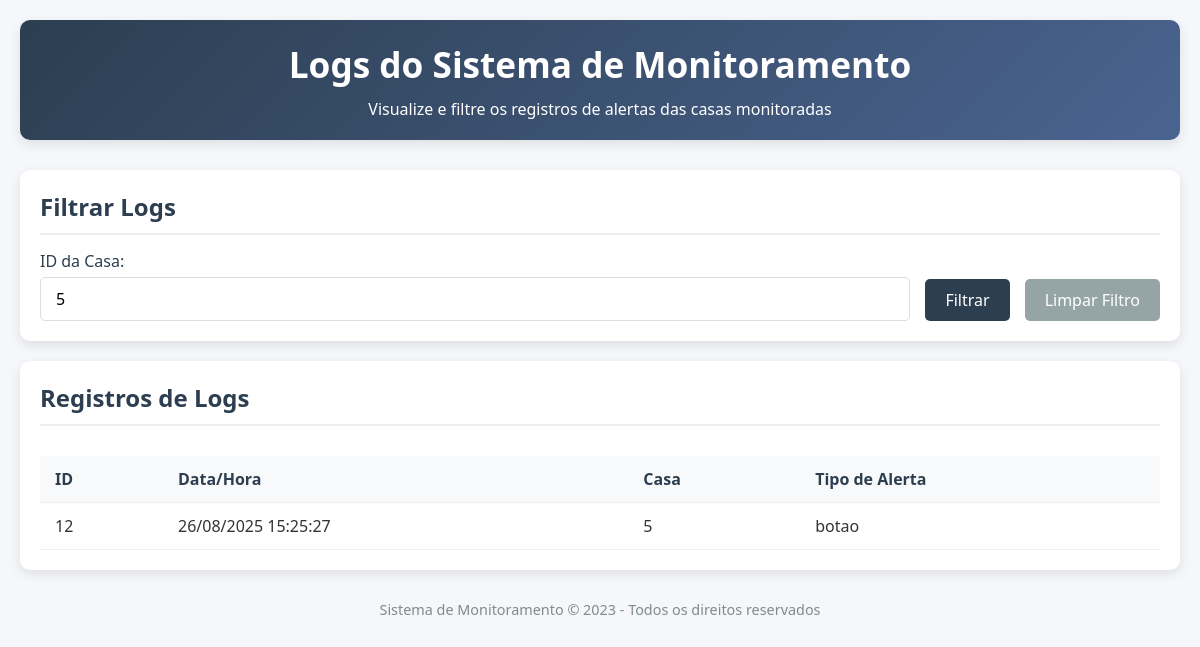
Screenshot of /logs?casa_id=5 with the database file from the repository.
### tables this page shows
CREATE TABLE sensor_logs (
            id INTEGER PRIMARY KEY AUTOINCREMENT,
            casa_id TEXT NOT NULL,
            tipo_alerta TEXT NOT NULL,
            data_hora DATETIME DEFAULT CURRENT_TIMESTAMP
        );

### server.py (the view)
@app.route('/logs', methods=['GET'])
def obter_logs():
    casa_id = request.args.get('casa_id')
    if casa_id:
        logs = sensor_controller.obter_logs_por_casa(casa_id)
    else:
        logs = sensor_controller.obter_todos_logs()
    logs_formatados = []
    for log in logs:
        log_dict = log.to_dict()
        if hasattr(log.data_hora, 'strftime'):
            log_dict['data_hora_formatada'] = log.data_hora.strftime('%d/%m/%Y %H:%M:%S')
        else:
            try:
                from datetime import datetime
                dt = datetime.fromisoformat(str(log.data_hora).replace('Z', '+00:00'))
                log_dict['data_hora_formatada'] = dt.strftime('%d/%m/%Y %H:%M:%S')
            except (ValueError, AttributeError):
                log_dict['data_hora_formatada'] = str(log.data_hora)
        logs_formatados.append(log_dict)
    return render_template('logs.html', logs=logs_formatados, casa_id=casa_id)

### controllers/sensor_controller.py (called while the page is built)
    def obter_logs_por_casa(self, casa_id):
        logs_data = self.db_handler.get_logs_by_casa(casa_id)
        logs = []
        for log_data in logs_data:
            logs.append(SensorLog(
                id=log_data[0],
                casa_id=log_data[1],
                tipo_alerta=log_data[2],
                data_hora=log_data[3]
            ))
        return logs

### database/dao.py (called while the page is built)
    def get_connection(self):
        return sqlite3.connect(self.db_name)

    def get_logs_by_casa(self, casa_id):
        select_query = '''
        SELECT id, casa_id, tipo_alerta, data_hora
        FROM sensor_logs
        WHERE casa_id = ?
        ORDER BY data_hora DESC
        '''
        with self.get_connection() as conn:
            cursor = conn.cursor()
            cursor.execute(select_query, (casa_id,))
            return cursor.fetchall()

### models/sensor_log.py (called while the page is built)
    def to_dict(self):
        return {
            'id': self.id,
            'casa_id': self.casa_id,
            'tipo_alerta': self.tipo_alerta,
            'data_hora': self.data_hora.isoformat() if isinstance(self.data_hora, datetime) else self.data_hora
        }

### templates/logs.html (shortened to what this page needs)
<!DOCTYPE html>
<html lang="pt-BR">
<head>
    <link rel="stylesheet" href="../static/css/logs.css">
</head>
<body>
    <div class="container">
        <header>
            <h1>Logs do Sistema de Monitoramento</h1>
            <p>Visualize e filtre os registros de alertas das casas monitoradas</p>
        </header>
        <section class="filter-section">
            <h2>Filtrar Logs</h2>
            <form class="filter-form" action="/logs" method="GET">
                <div class="form-group">
                    <label for="casa_id">ID da Casa:</label>
                    <input type="text" id="casa_id" name="casa_id" placeholder="Digite o ID da casa"
                           value="{{ casa_id if casa_id }}">
                </div>
                <button type="submit">Filtrar</button>
                <a href="/logs"><button type="button">Limpar Filtro</button></a>
            </form>
        </section>
        <section class="logs-section">
            <h2>Registros de Logs</h2>
            <div class="table-container">
                {% if logs %}
                <table class="logs-table">
                    <thead>
                        <tr>
                            <th>ID</th>
                            <th>Data/Hora</th>
                            <th>Casa</th>
                            <th>Tipo de Alerta</th>
                        </tr>
                    </thead>
                    <tbody>
                        {% for log in logs %}
                        <tr>
                            <td>{{ log.id }}</td>
                            <td>{{ log.data_hora_formatada }}</td>
                            <td>{{ log.casa_id }}</td>
                            <td>{{ log.tipo_alerta }}</td>
                        </tr>
                        {% endfor %}
                    </tbody>
                </table>
                {% else %}
                <div class="no-logs">Nenhum log encontrado.</div>
                {% endif %}
            </div>
        </section>
        <footer>
            <p>Sistema de Monitoramento &copy; 2023 - Todos os direitos reservados</p>
        </footer>
    </div>
</body>
</html>

### static/css/logs.css (style rules this page uses)
* { margin: 0; padding: 0; box-sizing: border-box; font-family: 'Segoe UI', Tahoma, Geneva, Verdana, sans-serif; }
body { background-color: #f5f7fa; padding: 20px; color: #333; }
.container { max-width: 1200px; margin: 0 auto; }
header { text-align: center; margin-bottom: 30px; padding: 20px; background: linear-gradient(135deg, #2c3e50, #4a6491); color: white; border-radius: 10px; box-shadow: 0 4px 12px rgba(0, 0, 0, 0.1); }
h1 { font-size: 2.2rem; margin-bottom: 10px; }
h2 { color: #2c3e50; margin-bottom: 15px; border-bottom: 2px solid #eee; padding-bottom: 10px; }
.filter-section { background-color: white; border-radius: 10px; padding: 20px; margin-bottom: 20px; box-shadow: 0 4px 12px rgba(0, 0, 0, 0.1); }
.filter-form { display: flex; gap: 15px; align-items: flex-end; flex-wrap: wrap; }
.form-group { display: flex; flex-direction: column; flex-grow: 1; }
label { margin-bottom: 5px; font-weight: 500; color: #2c3e50; }
input[type="text"] { padding: 10px 15px; border: 1px solid #ddd; border-radius: 5px; font-size: 1rem; transition: border-color 0.3s; }
button { padding: 10px 20px; background-color: #2c3e50; color: white; border: none; border-radius: 5px; cursor: pointer; font-size: 1rem; transition: background-color 0.3s; }
a button { background-color: #95a5a6; text-decoration: none; display: inline-block; }
.logs-section { background-color: white; border-radius: 10px; padding: 20px; box-shadow: 0 4px 12px rgba(0, 0, 0, 0.1); }
.table-container { overflow-x: auto; }
.logs-table { width: 100%; border-collapse: collapse; margin-top: 15px; }
.logs-table th, .logs-table td { padding: 12px 15px; text-align: left; border-bottom: 1px solid #eee; }
.logs-table th { background-color: #f8f9fa; font-weight: 600; color: #2c3e50; position: sticky; top: 0; }
footer { text-align: center; margin-top: 30px; color: #7f8c8d; font-size: 0.9rem; }

### rows the page displays
sensor_logs: id "12", data_hora_formatada "26/08/2025 15:25:27", casa_id "5", tipo_alerta "botao"
